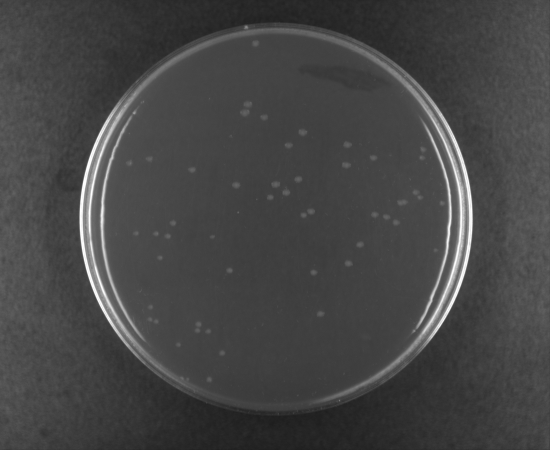
#> input picture img.png, 1100 x 900 px (shown at 1/2 size)
$ python -i detector.py   (imports and definitions only)
#> lines starting #> are read from the running program, lines starting #| are printed output that depends on the picture; after the words box and inside, x2 and y2 are one past the last pixel; in counts of white or black regions, pixels touching at a corner belong together
#> further down, picture is the input picture: shape (900, 1100); min 28, max 255, mean 69.9
import numpy as np
from skimage import draw, morphology, transform, feature, measure, filters
from typing import Tuple, List, Optional
import config

class ColonyDetector:
    """
    Handles the image processing pipeline for isolating petri dishes
    and identifying bacterial colonies.
    """

    def __init__(self, sigma: float = config.CANNY_SIGMA):
        """
        Initializes the detector with a specific sensitivity.

        Args:
            sigma (float): Sigma for Canny edge detection.
        """
        self.sigma = sigma

    def cut(self, img: np.ndarray, plate_width_offset: int = config.PLATE_WIDTH_OFFSET) -> np.ndarray:
        """
        Identifies the petri dish boundary and masks everything outside it.

        Args:
            img (np.ndarray): Normalized grayscale image (0.0 - 1.0).
            plate_width_offset (int): Padding to exclude the dish rim.

        Returns:
            np.ndarray: Binary edge map restricted to the inside of the dish.
        """
#> called with plate_width_offset = 40
        im = img.copy()
        im = transform.resize(im, config.TARGET_RESOLUTION)
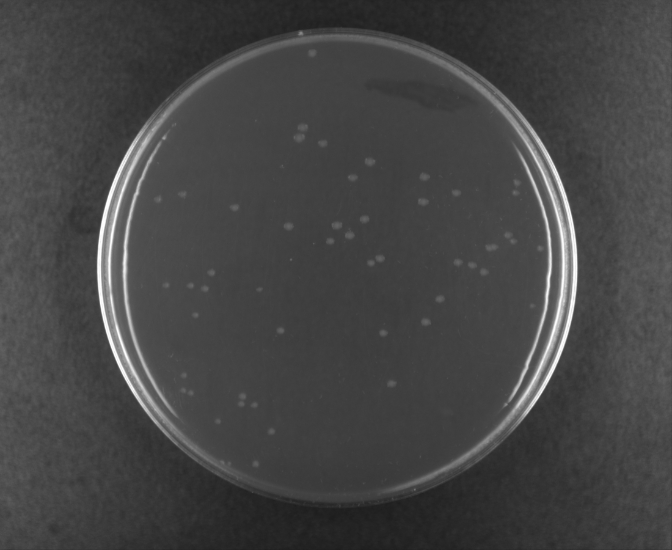
#> im: shape (550, 672) float64; min 0.115, max 1, mean 0.274

        # Edge detection
        contour = feature.canny(im, sigma=self.sigma)
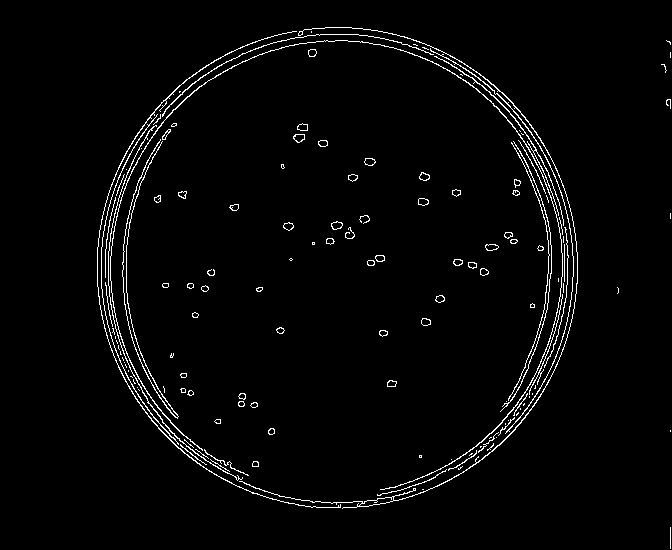
#> contour: shape (550, 672) bool; 2.5% white in thin lines or dots, all inside (x1, y1, x2, y2) = (97, 27, 671, 549)

        # Thicken edges for better circle detection
        blotmap = morphology.dilation(contour, footprint=morphology.disk(3))
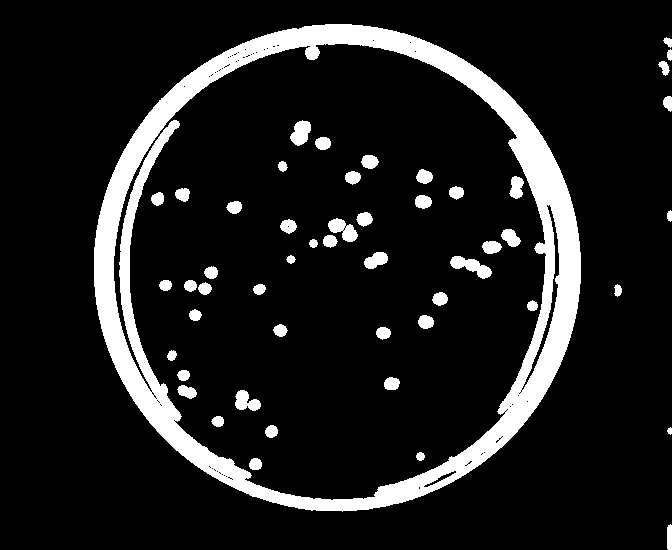
#> blotmap: shape (550, 672) bool; 11.8% white; 51 white regions, largest, box (x1, y1, x2, y2) and area: (94, 24, 581, 512) 35756, (450, 256, 492, 279) 466, (328, 218, 358, 242) 400

        # Hough circle detection
        radius_range = np.arange(210, 275, step=3)
        hough = transform.hough_circle(blotmap, radius=radius_range)

        # Get the best fit circle
        plate_index = np.unravel_index(hough.argmax(), hough.shape)
#> plate_index = (9, 265, 332)
        center = (plate_index[1], plate_index[2])
#> center = (265, 332)
        radius = radius_range[plate_index[0]] - plate_width_offset
#> radius = 197

        # Create circular mask
        c = draw.disk(center, radius)
#> c = 121893 positions, rows 69 to 461, columns 136 to 528
        mask = np.zeros_like(im)
        mask[c] = 1.

        return blotmap * mask
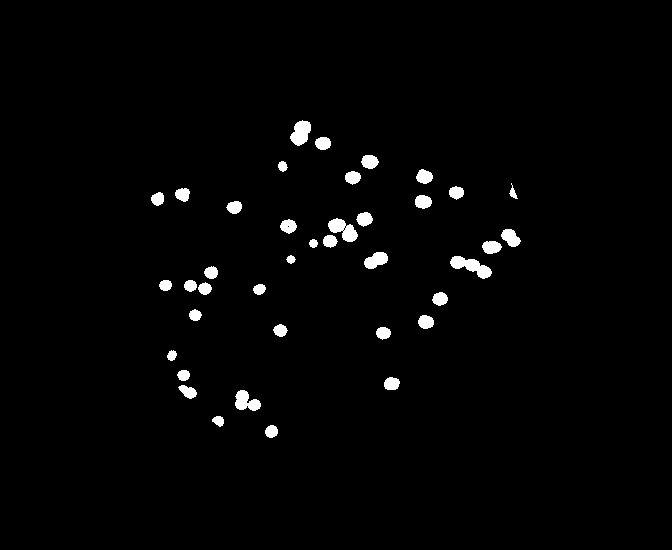
#> returned value: shape (550, 672) float64; values 0 (black) and 1 (white), 1.8% white; 39 white regions, largest, box (x1, y1, x2, y2) and area: (450, 256, 492, 279) 466, (328, 218, 358, 242) 400, (290, 120, 311, 146) 369

    def recognize(self, blotmap: np.ndarray) -> Tuple[int, np.ndarray]:
        """
        Labels connected segments and locates colony centers.

        Args:
            blotmap (np.ndarray): Masked edge map from cut().

        Returns:
            Tuple[int, np.ndarray]: (Total count, Array of peak coordinates).
        """
        # Label distinct regions
        label = measure.label(blotmap, connectivity=1).astype(np.int32)

        # Smooth to find peaks more accurately
        blur_map = filters.gaussian(blotmap, config.GAUSSIAN_SIGMA)

        # Locate local maxima
        peaks = feature.peak_local_max(
            blur_map,
            min_distance=config.MIN_PEAK_DISTANCE,
            labels=label,
            num_peaks_per_label=config.MAX_PEAKS_PER_LABEL
        )

        return peaks.shape[0], peaks

>>> import cv2
>>> picture = cv2.imread('../img.png', cv2.IMREAD_GRAYSCALE)
>>> result = ColonyDetector().cut(picture)
